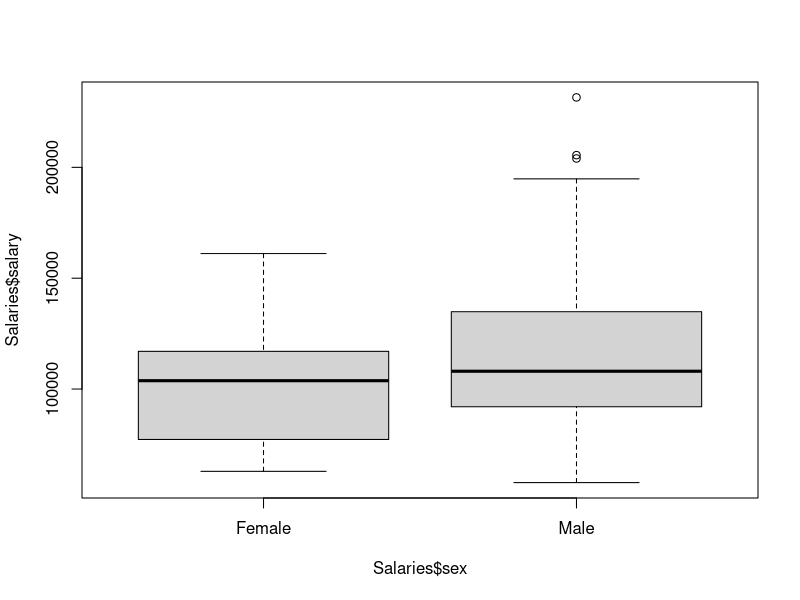
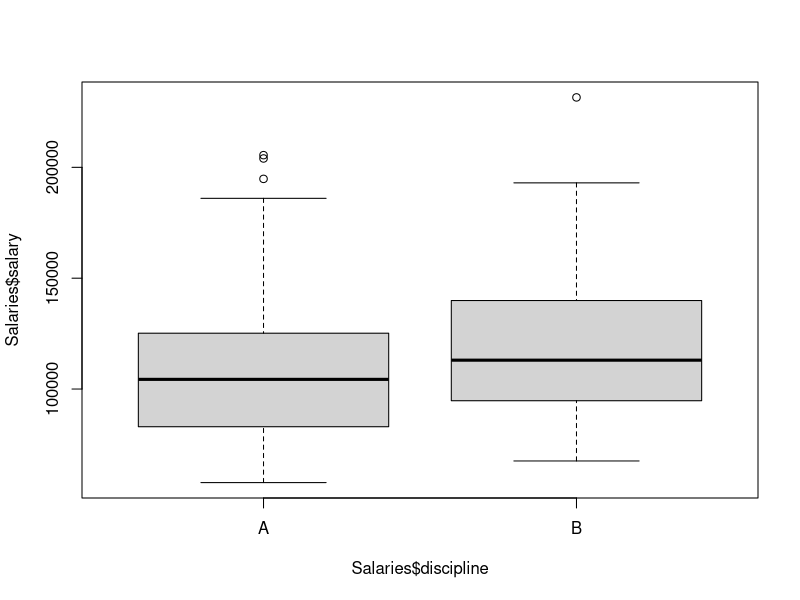
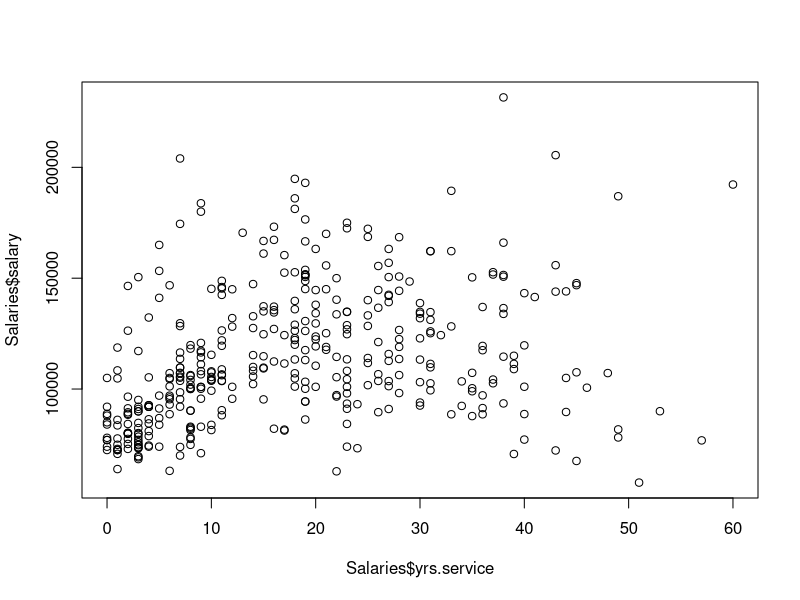
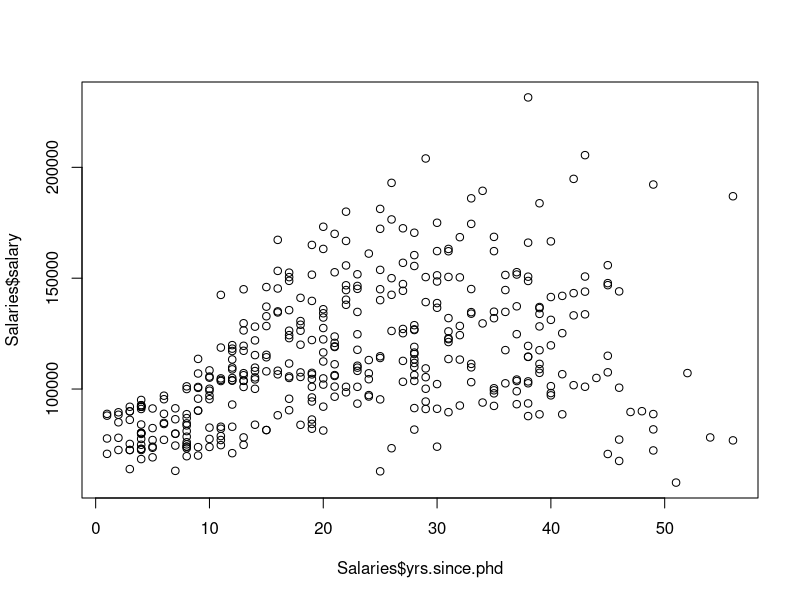
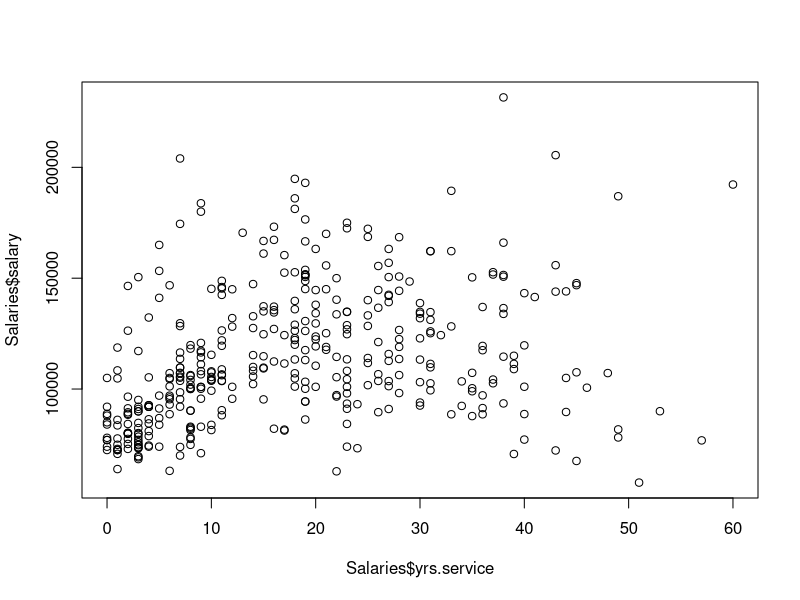
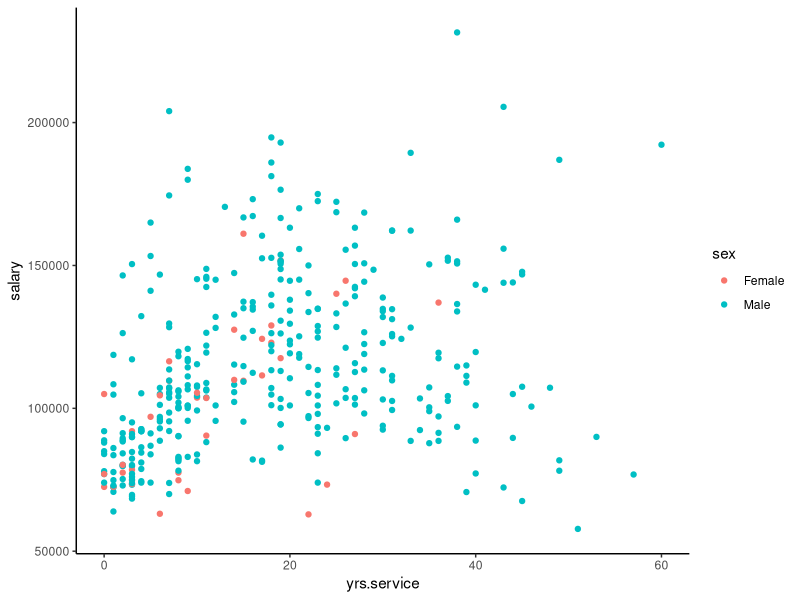
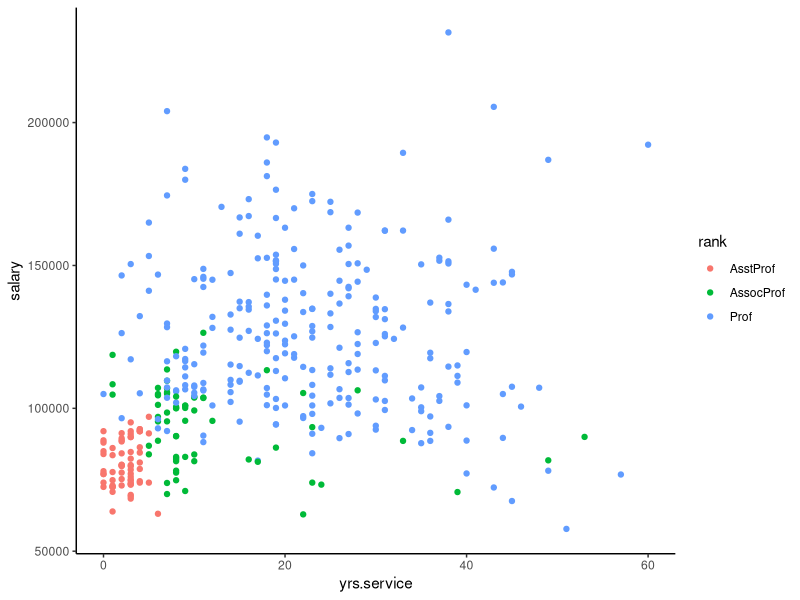
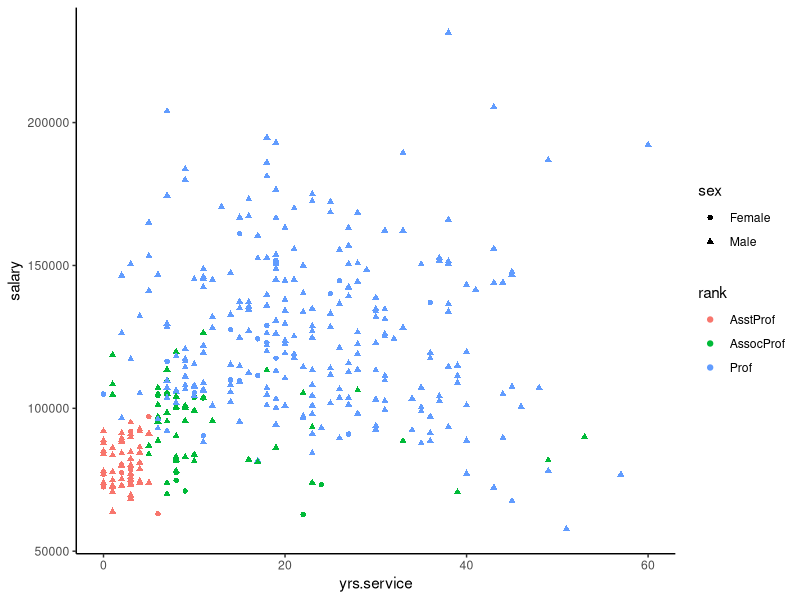

Recreate these plots in R, in order.
install.packages("carData")
library(carData)
library(tidyverse)
library(broom)
theme_set(theme_classic())
?Salaries

summary(Salaries)

#Introduction -Why you care?
#Q = Quantitative, C = categorical
#response Variable(DV) -> Salary Q
#explanatory Variable(IV) -> sex C (2levels), discipline C (2levels), rank C (3 levels), yrs.since.PhD Q, yrs.service Q

Salaries %>% group_by(sex) %>% summarise(Number = n(), Mean = mean(salary), Median = median(salary), SD = sd(salary), IQR = IQR(salary))
boxplot(Salaries$salary~Salaries$sex)
boxplot(Salaries$salary~Salaries$discipline)
plot(Salaries$yrs.service, Salaries$salary)
cor(Salaries$yrs.service, Salaries$salary)

plot(Salaries$yrs.since.phd, Salaries$salary)
cor(Salaries$yrs.since.phd, Salaries$salary) #bigger correlation

#Q variables talk abou center(m,x bar), spread(sd, IQR), shape(symmetry, Skewed, modality), unusual(outlines)

#Linear model
model <- lm(Salaries$yrs.service~Salaries$salary)
summary(model)
anova(model)
plot(Salaries$yrs.service, Salaries$salary)
abline(model)

ggplot(data = Salaries) +
  geom_point(mapping = aes(x = yrs.service, y = salary, color = sex)) #salary vs sex
ggplot(data = Salaries) +
  geom_point(mapping = aes(x = yrs.service, y = salary, color = rank)) #salary vs rank
ggplot(data = Salaries) +
  geom_point(mapping = aes(x = yrs.service, y = salary, color = rank, shape = sex))

ggplot(data = Salaries) +
  geom_point(mapping = aes(x = yrs.service, y = salary)) +
  facet_grid(rank ~ sex)

ggplot(data = Salaries) +
  geom_point(mapping = aes(x = yrs.service, y = salary)) +
  facet_grid(discipline ~ rank)


Salaries %>% filter(yrs.service == 0) #new professors

#Regression model
model <- lm(salary ~ yrs.service, data = Salaries)

model.diag.metrics <- augment(model)

ggplot(model.diag.metrics, aes(yrs.service, salary)) +
  geom_point() +
  stat_smooth(method = lm, se = FALSE) +
  geom_segment(aes(xend = yrs.service, yend = .fitted), color = "red", size = 0.3)



attach(Salaries)
model1 <- lm(salary~yrs.service)
summary(model1)
model2 <- lm(salary~rank)
summary(model2)

boxplot(Salaries$salary ~ Salaries$rank)
Salaries %>% group_by(rank) %>% summarise(mean = mean(salary), median = median(salary), sd = sd(salary), IQR = IQR(salary), min = min(salary), max = max(salary))
ggplot(data = Salaries) +
  geom_point(mapping = aes(x = yrs.since.phd, y = salary, color = rank))
boxplot(Salaries$salary~Salaries$sex)
mytable <- table(Salaries$rank, Salaries$discipline, Salaries$sex)
ftable(mytable)
prop.table(mytable)
